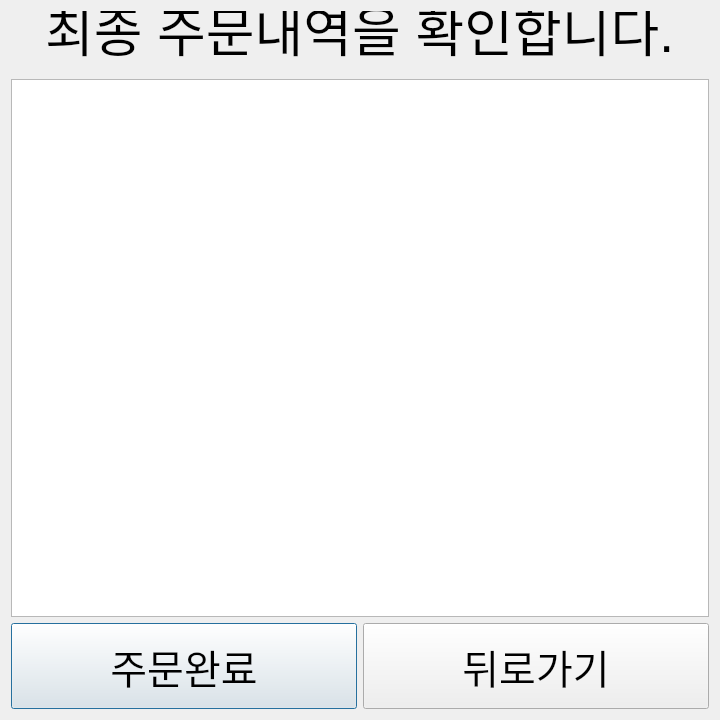
<?xml version="1.0" encoding="UTF-8"?>
<ui version="4.0">
 <class>Dialog</class>
 <widget class="QDialog" name="Dialog">
  <property name="geometry">
   <rect>
    <x>0</x>
    <y>0</y>
    <width>720</width>
    <height>720</height>
   </rect>
  </property>
  <property name="windowTitle">
   <string>Dialog</string>
  </property>
  <layout class="QVBoxLayout" name="verticalLayout_2" stretch="7,1">
   <item>
    <layout class="QVBoxLayout" name="verticalLayout">
     <item>
      <widget class="QLineEdit" name="lineEdit">
       <property name="font">
        <font>
         <pointsize>40</pointsize>
        </font>
       </property>
       <property name="cursor">
        <cursorShape>ArrowCursor</cursorShape>
       </property>
       <property name="styleSheet">
        <string notr="true">background-color: transparent;</string>
       </property>
       <property name="text">
        <string>최종 주문내역을 확인합니다.</string>
       </property>
       <property name="frame">
        <bool>false</bool>
       </property>
       <property name="alignment">
        <set>Qt::AlignmentFlag::AlignCenter</set>
       </property>
      </widget>
     </item>
     <item>
      <widget class="QTextEdit" name="txt_payment_list">
       <property name="font">
        <font>
         <pointsize>20</pointsize>
        </font>
       </property>
       <property name="focusPolicy">
        <enum>Qt::FocusPolicy::NoFocus</enum>
       </property>
      </widget>
     </item>
    </layout>
   </item>
   <item>
    <layout class="QHBoxLayout" name="horizontalLayout">
     <item>
      <widget class="QPushButton" name="btn_order_complated">
       <property name="sizePolicy">
        <sizepolicy hsizetype="Expanding" vsizetype="Expanding">
         <horstretch>0</horstretch>
         <verstretch>0</verstretch>
        </sizepolicy>
       </property>
       <property name="font">
        <font>
         <pointsize>30</pointsize>
        </font>
       </property>
       <property name="text">
        <string>주문완료</string>
       </property>
      </widget>
     </item>
     <item>
      <widget class="QPushButton" name="btn_back">
       <property name="sizePolicy">
        <sizepolicy hsizetype="Expanding" vsizetype="Expanding">
         <horstretch>0</horstretch>
         <verstretch>0</verstretch>
        </sizepolicy>
       </property>
       <property name="font">
        <font>
         <pointsize>30</pointsize>
        </font>
       </property>
       <property name="text">
        <string>뒤로가기</string>
       </property>
      </widget>
     </item>
    </layout>
   </item>
  </layout>
 </widget>
 <resources/>
 <connections/>
</ui>
